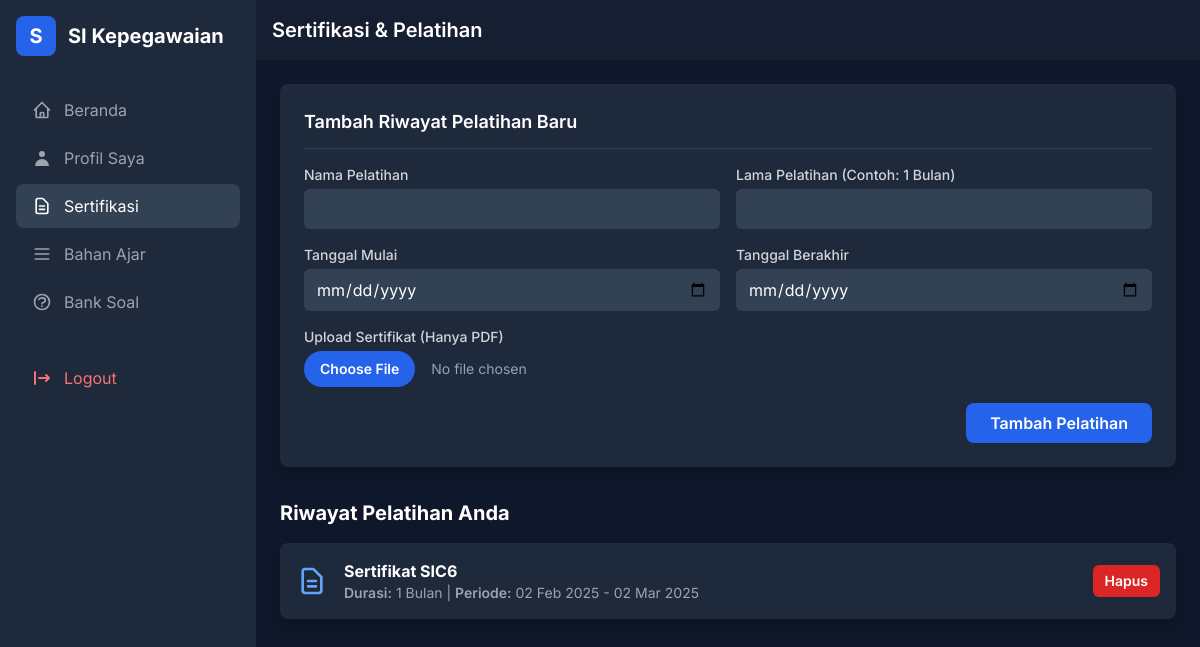
The app's page /guru/sertifikasi.php (signed in) with its own data.
### tables this page shows
CREATE TABLE `riwayat_pelatihan` (
  `id` int(11) NOT NULL,
  `email` varchar(255) DEFAULT NULL,
  `nama_pelatihan` varchar(255) DEFAULT NULL,
  `lama_pelatihan` varchar(50) DEFAULT NULL,
  `tanggal_mulai` date DEFAULT NULL,
  `tanggal_berakhir` date DEFAULT NULL,
  `sertifikat` varchar(255) DEFAULT NULL
);

### guru/sertifikasi.php (the view, shortened to what this page needs)
<?php
require '../db_connection.php';
$pageTitle = 'Sertifikasi & Pelatihan';
$email = $_SESSION['user']['email'];
$stmt_fetch = $conn->prepare("SELECT * FROM riwayat_pelatihan WHERE email = ? ORDER BY tanggal_mulai DESC");
$stmt_fetch->bind_param("s", $email);
$stmt_fetch->execute();
$result = $stmt_fetch->get_result();
$trainings = $result->fetch_all(MYSQLI_ASSOC);
require_once 'layout/header.php';
require_once 'layout/sidebar.php';
?>
<div class="flex-1 flex flex-col">
    <header class="bg-slate-800/50 backdrop-blur-lg shadow-sm p-4 flex items-center justify-between sticky top-0 z-20">
        <h1 class="text-xl font-semibold text-white"><?php echo $pageTitle; ?></h1>
    </header>
    <main class="p-6 flex-grow">
        <div class="bg-slate-800 p-6 rounded-lg shadow-lg mb-8">
            <h3 class="text-lg font-semibold text-white border-b border-slate-700 pb-3 mb-4">Tambah Riwayat Pelatihan Baru</h3>
            <form action="sertifikasi.php" method="POST" enctype="multipart/form-data" class="space-y-4">
                <div class="grid grid-cols-1 md:grid-cols-2 gap-4">
                    <div>
                        <label for="nama_pelatihan" class="block text-sm font-medium text-gray-300">Nama Pelatihan</label>
                        <input type="text" name="nama_pelatihan" id="nama_pelatihan" required class="mt-1 w-full bg-slate-700 border-slate-600 rounded-md py-2 px-3 text-white focus:ring-blue-500 focus:border-blue-500">
                    </div>
                    <div>
                        <label for="lama_pelatihan" class="block text-sm font-medium text-gray-300">Lama Pelatihan (Contoh: 1 Bulan)</label>
                        <input type="text" name="lama_pelatihan" id="lama_pelatihan" required class="mt-1 w-full bg-slate-700 border-slate-600 rounded-md py-2 px-3 text-white focus:ring-blue-500 focus:border-blue-500">
                    </div>
                    <div>
                        <label for="tanggal_mulai" class="block text-sm font-medium text-gray-300">Tanggal Mulai</label>
                        <input type="date" name="tanggal_mulai" id="tanggal_mulai" required class="mt-1 w-full bg-slate-700 border-slate-600 rounded-md py-2 px-3 text-white focus:ring-blue-500 focus:border-blue-500">
                    </div>
                    <div>
                        <label for="tanggal_berakhir" class="block text-sm font-medium text-gray-300">Tanggal Berakhir</label>
                        <input type="date" name="tanggal_berakhir" id="tanggal_berakhir" required class="mt-1 w-full bg-slate-700 border-slate-600 rounded-md py-2 px-3 text-white focus:ring-blue-500 focus:border-blue-500">
                    </div>
                    <div class="md:col-span-2">
                        <label for="sertifikat" class="block text-sm font-medium text-gray-300">Upload Sertifikat (Hanya PDF)</label>
                        <input type="file" name="sertifikat" id="sertifikat" accept=".pdf" required class="mt-1 block w-full text-sm text-slate-400 file:mr-4 file:py-2 file:px-4 file:rounded-full file:border-0 file:text-sm file:font-semibold file:bg-blue-600 file:text-white hover:file:bg-blue-700"/>
                    </div>
                </div>
                <div class="text-right">
                    <button type="submit" name="tambah_pelatihan" class="bg-blue-600 text-white font-semibold px-6 py-2 rounded-lg hover:bg-blue-700 transition-colors">Tambah Pelatihan</button>
                </div>
            </form>
        </div>
        <div>
            <h3 class="text-xl font-bold text-white mb-4">Riwayat Pelatihan Anda</h3>
            <div class="space-y-4">
                <?php if (empty($trainings)): ?>
                    <div class="bg-slate-800 p-8 rounded-lg text-center text-gray-400">Anda belum menambahkan riwayat pelatihan.</div>
                <?php else: ?>
                    <?php foreach ($trainings as $train): ?>
                        <div class="bg-slate-800 p-4 rounded-lg shadow-lg flex flex-col sm:flex-row items-start sm:items-center gap-4">
                            <div class="flex-shrink-0 text-blue-400">
                                <svg class="h-8 w-8" fill="none" viewBox="0 0 24 24" stroke="currentColor"><path stroke-linecap="round" stroke-linejoin="round" stroke-width="2" d="M9 12h6m-6 4h6m2 5H7a2 2 0 01-2-2V5a2 2 0 012-2h5.586a1 1 0 01.707.293l5.414 5.414a1 1 0 01.293.707V19a2 2 0 01-2 2z" /></svg>
                            </div>
                            <div class="flex-grow">
                                <h4 class="font-bold text-white"><?php echo htmlspecialchars($train['nama_pelatihan']); ?></h4>
                                <p class="text-sm text-gray-400">
                                    <span class="font-semibold">Durasi:</span> <?php echo htmlspecialchars($train['lama_pelatihan']); ?> |
                                    <span class="font-semibold">Periode:</span> <?php echo date('d M Y', strtotime($train['tanggal_mulai'])) . " - " . date('d M Y', strtotime($train['tanggal_berakhir'])); ?>
                                </p>
                            </div>
                            <div class="flex-shrink-0 flex items-center gap-2 mt-2 sm:mt-0">
                                <a href="sertifikasi.php?action=delete&id=<?php echo $train['id']; ?>"
                                   onclick="return confirm('Apakah Anda yakin ingin menghapus data ini? File sertifikat yang terhubung juga akan dihapus secara permanen.');"
                                   class="text-sm bg-red-600 text-white font-semibold px-3 py-1.5 rounded-md hover:bg-red-700 transition-colors">
                                   Hapus
                                </a>
                            </div>
                        </div>
                    <?php endforeach; ?>
                <?php endif; ?>
            </div>
        </div>
    </main>
</div>
<?php
require_once 'layout/footer.php';
?>

### guru/layout/header.php (style rules this page uses)
body { font-family: 'Inter', sans-serif; }

### records on screen
riwayat_pelatihan: nama_pelatihan "Sertifikat SIC6", lama_pelatihan "1 Bulan", tanggal_mulai "02 Feb 2025", tanggal_berakhir "02 Mar 2025"

### other values on screen
$item['label'] "Beranda"
$item['label'] "Profil Saya"
$item['label'] "Sertifikasi"
$item['label'] "Bahan Ajar"
$item['label'] "Bank Soal"
$pageTitle "Sertifikasi & Pelatihan"
